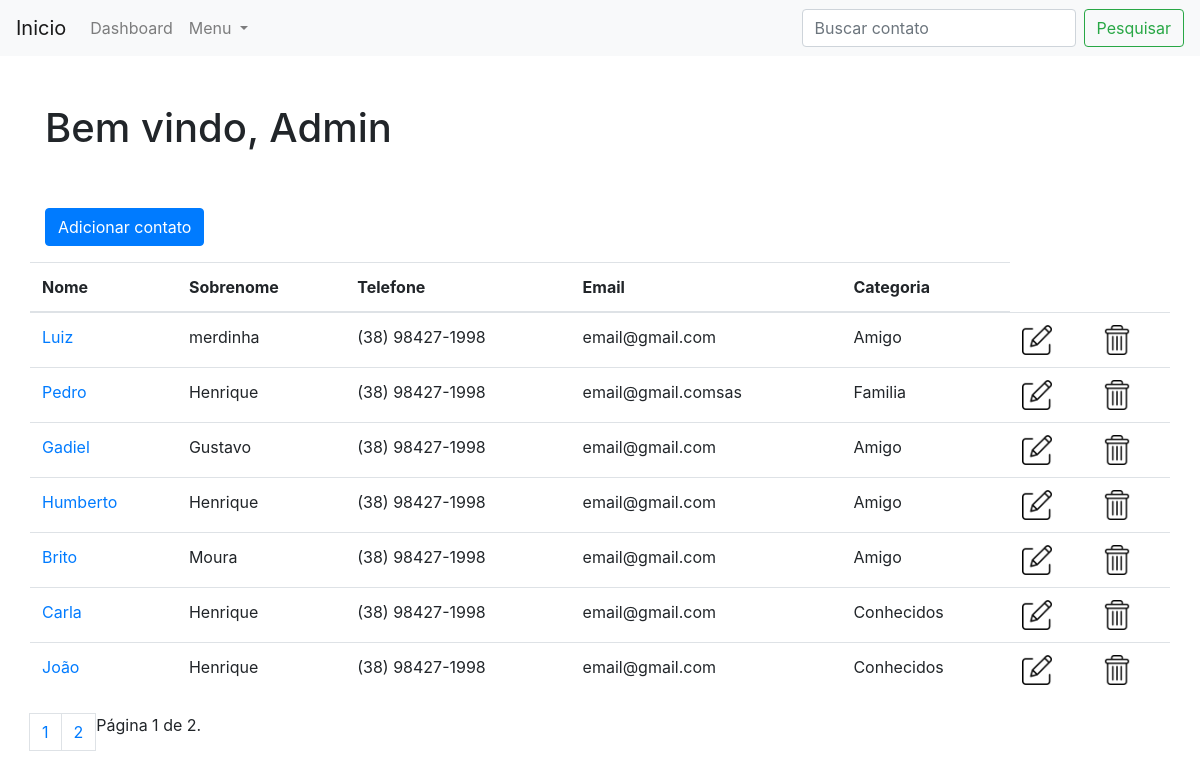
The page /dashboard/ (signed in) on the database its author committed.
### contatos/models.py (models this page shows, shortened)
class Contato(models.Model):
    nome = models.CharField(max_length=255)
    sobrenome = models.CharField(max_length=255, blank=True)
    telefone = models.CharField(max_length=255)
    email =  models.CharField(max_length=255, blank=True)
    data_criacao = models.DateTimeField(default=timezone.now)
    descricao = models.TextField(blank=True)
    categoria = models.ForeignKey(Categoria, on_delete=models.DO_NOTHING)
    mostrar = models.BooleanField(default=True)
    foto = models.ImageField(blank=True, upload_to='pictures')

class Categoria(models.Model):
    nome = models.CharField(max_length=255)
    def __str__(self):
        return self.nome

### contatos/views.py (the view)
# urls.py: path("dashboard/", views.dashboard, name='dashboard'),
@login_required(redirect_field_name='login')
def dashboard(request):
    contatos = Contato.objects.order_by('-id').filter(
        mostrar = True
    )
    paginator = Paginator(contatos, 7)
    page = request.GET.get('page')
    contatos = paginator.get_page(page)
    return render(request, 'contatos/dashboard.html', {
        'contatos': contatos
    })

### templates/contatos/dashboard.html (shortened to what this page needs)
{%extends 'base.html'%}
{%block 'content'%}
<h1> Bem vindo, {{user.first_name}} {{user.last_name}} </h1>
<br>
<br>
  <p>
    <a class="btn btn-primary" href="{%url 'novo_contato'%}">
      Adicionar contato
    </a>
  </p>
  </div>
          <table class="table">
            <thead>
              <tr>
                <th>Nome</th>
                <th>Sobrenome</th>
                <th>Telefone</th>
                <th>Email</th>
                <th>Categoria</th>
              </tr>
            </thead>
            <tbody>
              {% for contato in contatos %}
                <tr>
                  <td>
                    <a href="{% url 'mostrar_contato' contato.id %}"> {{contato.nome}}</a>
                  </td>
                  <td>{{contato.sobrenome}}</td>
                  <td>{{contato.telefone}}</td>
                  <td>{{contato.email}}</td>
                  <td>{{contato.categoria}}</td>
                  <td><a href="{%url 'editar_contato' contato.id %}"> <img style="width: 30px" src="../../media/website-related/edit.png"> </img></a></td>
                  <td><a href="{%url 'excluir_contato' contato.id %}"><img style="width: 30px" src="../../media/website-related/delete.png"> </img></a></td>
                </tr>
              {% endfor %}
            </tbody>
          </table>
          <nav>
            <ul class="pagination">
              {% for pagina in contatos.paginator.page_range %}
              <li>
                {%if contatos.number == pagina %}
                  <a class="page-link active" href="?page={{pagina}}&request.GET.get('termo') "> {{pagina}} </a>
                {%else%}
                <a class="page-link" href="?page={{pagina}}&request.GET.get('termo') "> {{pagina}} </a>
                {%endif%}
              </li>
              {% endfor %}
              <span class="current">
                Página {{ contatos.number }} de {{ contatos.paginator.num_pages }}.
              </span>
            </ul>
          </nav>
{%endblock%}

### rows shown on the page
Contato: nome "Luiz", sobrenome "merdinha", telefone "(38) 98427-1998", email "email@gmail.com", categoria "Amigo"
Contato: nome "Pedro", sobrenome "Henrique", telefone "(38) 98427-1998", email "email@gmail.comsas", categoria "Familia"
Contato: nome "Gadiel", sobrenome "Gustavo", telefone "(38) 98427-1998", email "email@gmail.com", categoria "Amigo"
Contato: nome "Humberto", sobrenome "Henrique", telefone "(38) 98427-1998", email "email@gmail.com", categoria "Amigo"
Contato: nome "Brito", sobrenome "Moura", telefone "(38) 98427-1998", email "email@gmail.com", categoria "Amigo"
Contato: nome "Carla", sobrenome "Henrique", telefone "(38) 98427-1998", email "email@gmail.com", categoria "Conhecidos"
Contato: nome "João", sobrenome "Henrique", telefone "(38) 98427-1998", email "email@gmail.com", categoria "Conhecidos"

### other values the page prints
{{ user.first_name }} "Admin"
{{ pagina }} "1"
{{ pagina }} "2"
{{ contatos.number }} "1"
{{ contatos.paginator.num_pages }} "2"
